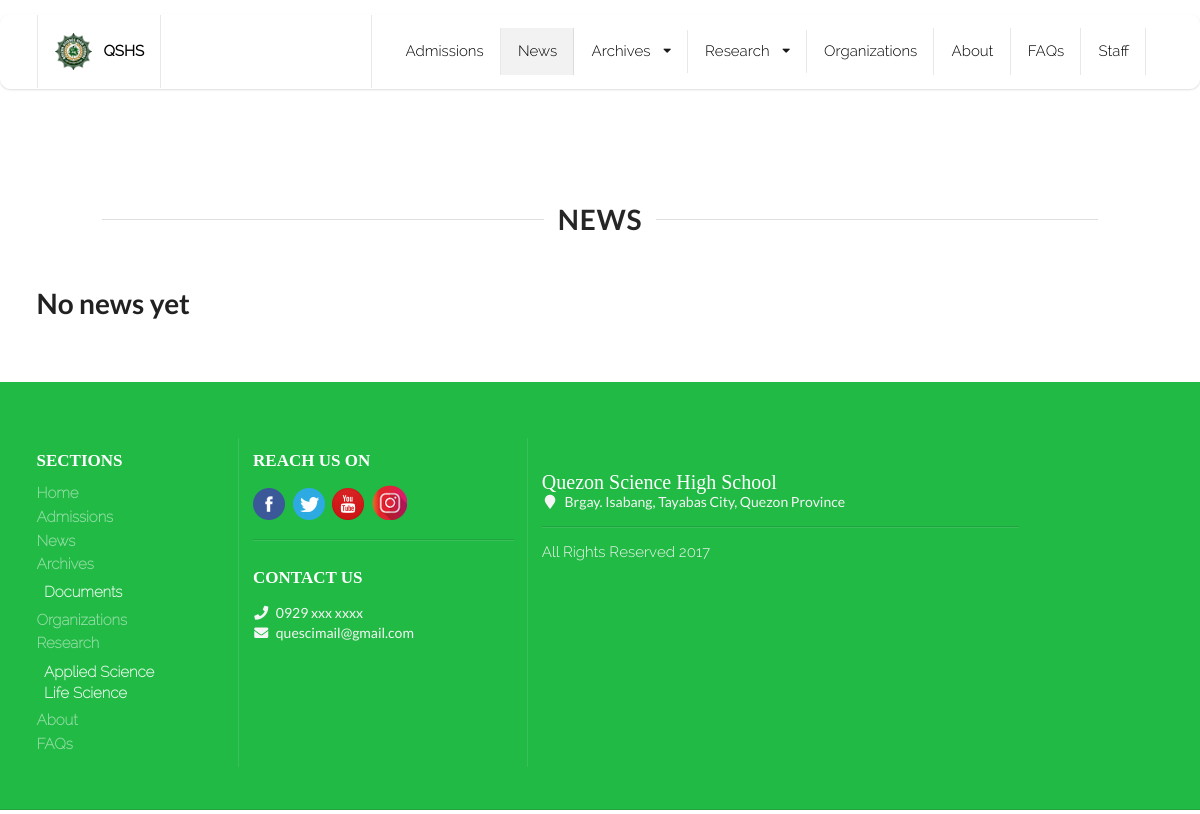
/news, run on an earlier commit of the app's database.
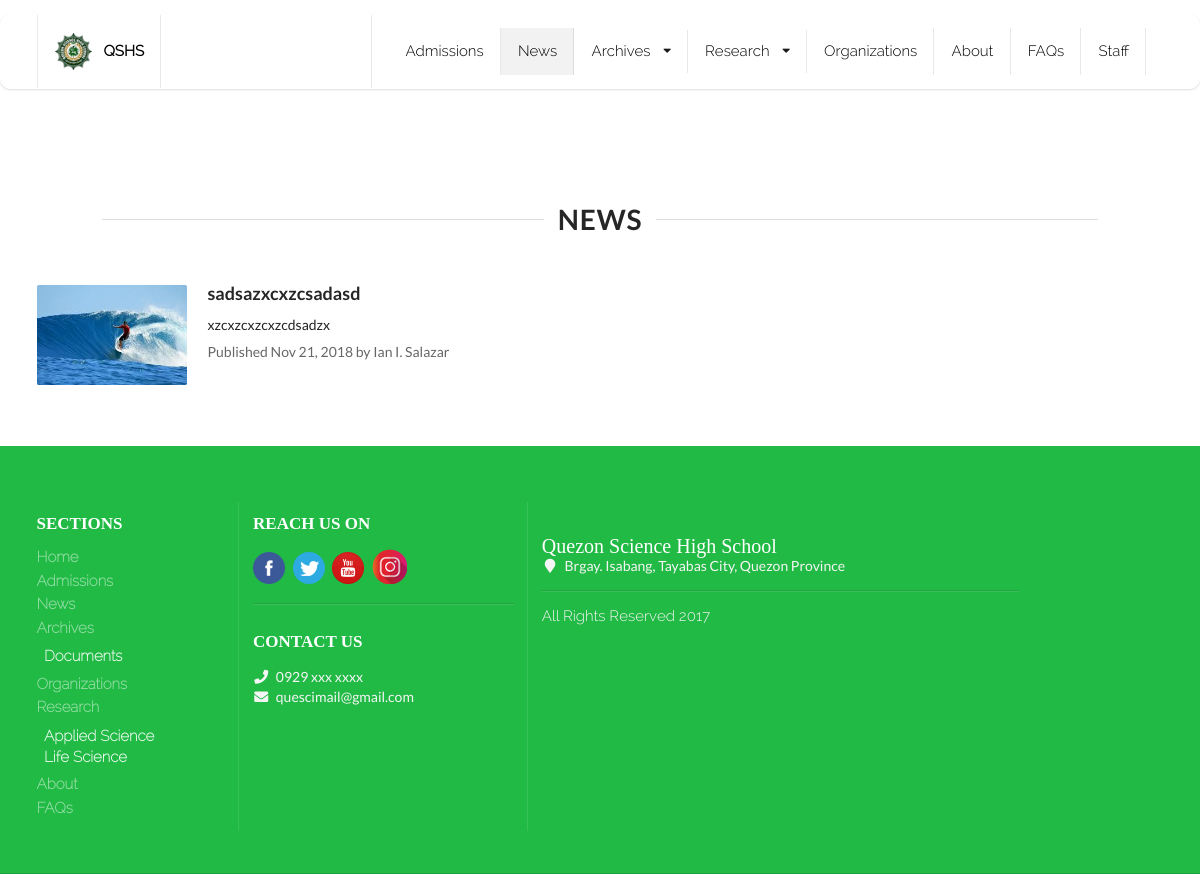
And on a later commit of the database.
### staff/models.py (models this page shows, shortened)
class News(models.Model):
    author = models.CharField(max_length=100, blank=True)
    author_additional_info = models.CharField(max_length=100, blank=True)
    lead_text = models.TextField()
    opening = models.CharField(max_length=10000, blank=True)
    headline = models.CharField(max_length=200)
    headline_image = models.ImageField(upload_to="news_pictures/%Y/%m/%d", blank=True, null=True, validators=[FileExtensionValidator(['png', 'jpeg', 'jpg', 'JPG'])])
    headline = models.TextField()
    headline_image = models.ImageField(upload_to="news_pictures/%Y/%m/%d", blank=True, null=True)
    cover_photo = models.ImageField(upload_to="news_pictures/%Y/%m/%d/cover", blank=True, null=True)
    body_text = models.TextField()
    other_image = models.ImageField(upload_to="news_pictures/%Y/%m/%d", blank=True, null=True)
    other_image_label = models.CharField(max_length=250, blank=True, null=True)
    created_date = models.DateTimeField(default=timezone.now)
    published_date = models.DateTimeField(blank=True, null=True)

### main/views.py (the view)
class NewsView(ListView):
    template_name = 'main/news.html'
    model = News
    context_object_name = "news"
    def get_queryset(self):
        return News.objects.filter(published_date__lte=timezone.now()).order_by('-published_date')

### templates/main/news.html (shortened to what this page needs)
{% extends 'base_2.html' %}
{% block news %}
  active
{% endblock %}
{% block main_content %}
	<div class="news">
	<center>
		<div class="text container">
			<div class="ui horizontal section divider" style="width:83%;"><h1>News</h1></div>
		</div>
	</center>
	<br>
	<div class="ui container">
		<div class="ui relaxed divided items">
      {% if news %}
  			{% for news in news %}
        <div class="item">
          <div class="ui small image">
            <img src="{{ news.headline_image.url }}" alt="">
          </div>
          <div class="content">
            <a href="{% url 'main:news_detail' pk=news.pk %}" class="header">{{ news.headline|safe }}</a>
            <div class="description">
              {{ news.lead_text }}
            </div>
            <div class="meta">
              <p>
                Published {{ news.published_date|date:"M d, Y" }} by
                {% if news.author %}
                {{ news.author }} {% if news.author_additional_info %}-{{ news.author_additional_info }} {% endif %}
                {% else %}
                Anonymous
                {% endif %}
              </p>
            </div>
          </div>
        </div>
        {% endfor %}
      {% else %}
        <div class="ui item">
          <h1 class="warning">No news yet</h1>
        </div>
      {% endif %}
		</div>
		<br><br>
	</div>
	</div>
{% endblock %}

What changed in the data, as far as the page shows it:
added News: headline_image (picture), headline "sadsazxcxzcsadasd", lead_text "xzcxzcxzcxzcdsadzx", published_date "Nov 21, 2018", author "Ian I. Salazar"
Also different on the page:
text no longer shown: "No news yet"
